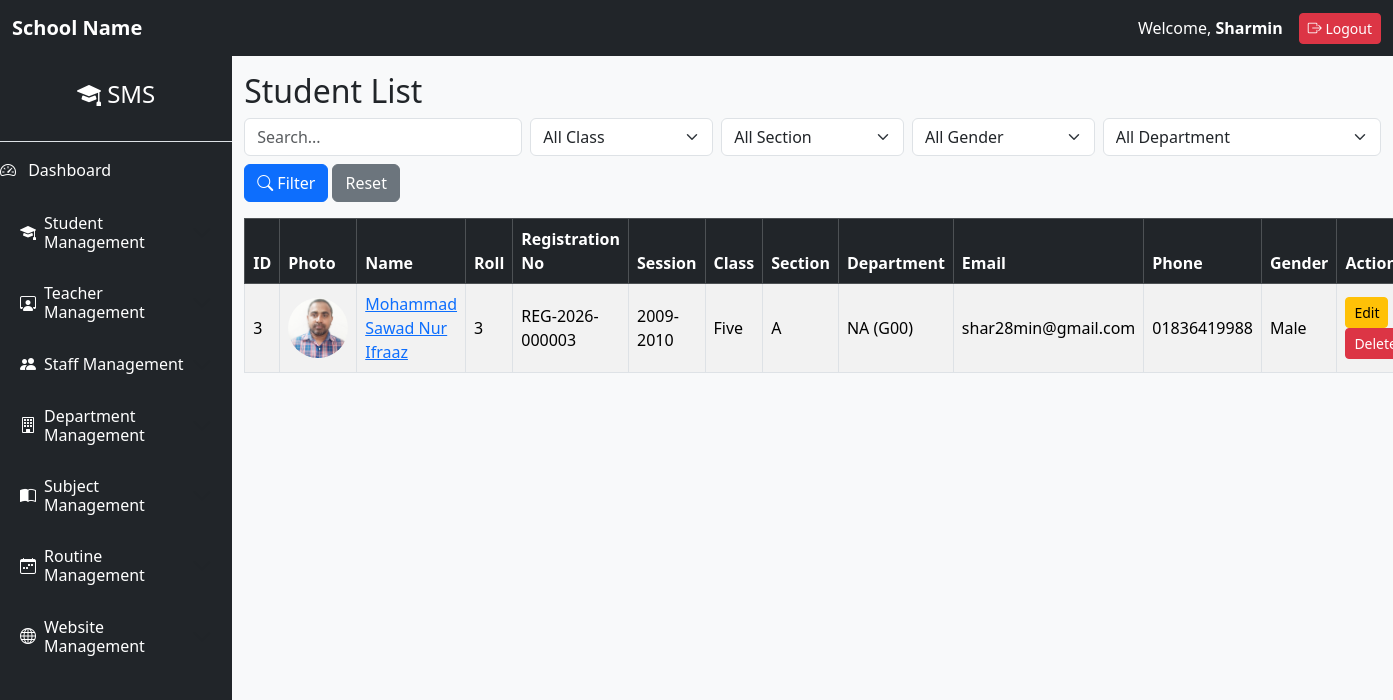
The app's page /students/ (signed in) with its own data.
### members/models.py (models this page shows, shortened)
class Student(models.Model):
    GENDER_CHOICES = [
        ('Male', 'Male'),
        ('Female', 'Female'),
        ('Other', 'Other'),
    ]
    RELIGION_CHOICES = [
        ('Islam', 'Islam'),
        ('Hindu', 'Hindu'),
        ('Buddhist', 'Buddhist'),
        ('Christian', 'Christian'),
        ('Other', 'Other'),
    ]
    created_by = models.ForeignKey(
    settings.AUTH_USER_MODEL,
    on_delete=models.SET_NULL,
    null=True,
    blank=True,
    )
    name = models.CharField(max_length=100)
    roll = models.PositiveIntegerField(
    blank=True,
    null=True,
    )
    registration_no = models.CharField(
    max_length=30,
    unique=True,
    blank=True,
    )
    student_id = models.CharField(
    max_length=20,
    unique=True,
    blank=True,
    editable=False,
    )
    session = models.ForeignKey(
    Session,
    on_delete=models.PROTECT,
    )
    student_class = models.ForeignKey(
    StudentClass,
    on_delete=models.PROTECT,
    )
    section = models.ForeignKey(
    Section,
    on_delete=models.PROTECT,
    )
    department = models.ForeignKey(
    Department,
    on_delete=models.PROTECT
    )
    email = models.EmailField(
    blank=True,
    null=True,
    )
    phone = models.CharField(max_length=11,
                             validators=[RegexValidator(regex=r'^01[3-9]\d{8}$',
                             message='Enter a valid Bangladeshi phone number.'
                              )
                              ]
                              )
    present_address = models.TextField()
    permanent_address = models.TextField()
    father_name = models.CharField(max_length=150)
    mother_name = models.CharField(max_length=150)
    dob = models.DateField()
    religion = models.CharField(
        max_length=20,
        choices=RELIGION_CHOICES
    )
    gender = models.CharField(
        max_length=10,
        choices=GENDER_CHOICES
    )
    blood_group = models.ForeignKey(
        BloodGroup,
        on_delete=models.PROTECT,
        null=True,
     blank=True,
    )
    nationality = models.CharField(
        max_length=50,
        default="Bangladeshi",
    )
    photo = models.ImageField(
        upload_to='student_images/',
        blank=True,
        null=True
    )
    previous_school = models.CharField(
    max_length=200,
    blank=True,
    )
    guardian_name = models.CharField(
    max_length=150,
    )
    guardian_phone = models.CharField(
    max_length=11,
    validators=[
        RegexValidator(
            regex=r"^01[3-9]\d{8}$",
            message="Enter a valid Bangladeshi phone number."
        )
        ]
    )
    guardian_occupation = models.CharField(
    max_length=100,
    blank=True,
    )
    created_at = models.DateTimeField(
    auto_now_add=True,
    )
    updated_at = models.DateTimeField(
    auto_now=True,
    )
    class Meta:
        constraints = [
            models.UniqueConstraint(
            fields=[
                "session",
                "student_class",
                "section",
                "department",
                "roll",
            ],
            name="unique_student_roll",
        )
        ]

### academics/models.py (models this page shows)
class Session(models.Model):
    name = models.CharField(
        max_length=20,
        unique=True,
    )
    is_active = models.BooleanField(
        default=True,
    )
    class Meta:
        ordering = ["-name"]
    def __str__(self):
        return self.name

class StudentClass(models.Model):
    name = models.CharField(
        max_length=30,
        unique=True,
    )
    order = models.PositiveIntegerField()
    class Meta:
        ordering = ["order"]
    def __str__(self):
        return self.name

class Section(models.Model):
    name = models.CharField(
        max_length=10,
        unique=True,
    )
    class Meta:
        ordering = ["name"]
    def __str__(self):
        return self.name

### departments/models.py (models this page shows)
class Department(models.Model):
    name = models.CharField(
        max_length=100,
        unique=True
    )
    department_code = models.CharField(
        max_length=20,
        unique=True
    )
    created_at = models.DateTimeField(
        auto_now_add=True
    )
    updated_at = models.DateTimeField(
        auto_now=True
    )
    def __str__(self):
        return f"{self.name} ({self.department_code})"

### members/views.py (the view, shortened to what this page needs)
# urls.py: path("", views.StudentListView.as_view(), name="student_list"),
class StudentListView(LoginRequiredMixin, PermissionRequiredMixin,BaseListMixin, ListView):
    model = Student
    template_name = 'student_list.html'
    context_object_name = 'students'
    login_url = '/login/'
    permission_required = "members.view_student"
    def get_queryset(self):
        query = self.request.GET.get("q")
        student_class = self.request.GET.get("class")
        section = self.request.GET.get("section")
        gender = self.request.GET.get("gender")
        queryset = Student.objects.all()
        department = self.request.GET.get("department")
        if department:
            queryset = queryset.filter(
            department_id=department
        )
        if gender:
            queryset = queryset.filter(
            gender=gender
        )
        if student_class:
            queryset = queryset.filter(
            student_class=student_class
        )
        if section:
            queryset = queryset.filter(
            section=section
        )
        return queryset.order_by(*self.ordering)
    def get_context_data(self, **kwargs):
        context = super().get_context_data(**kwargs)
        context["classes"] = StudentClass.objects.all()
        context["sections"] = Section.objects.all()
        context["departments"] = Department.objects.all()
        return context

### website/context_processors.py (called while the page is built)
def frontend_context(request):
    navigation_menus = (
        NavigationMenu.objects
        .filter(
            parent__isnull=True,
            is_active=True
        )
        .prefetch_related("children")
        .order_by("order", "name")
    )
    settings = WebsiteSettings.objects.first()
    return {
        "navigation_menus": navigation_menus,
        "school_name": settings.school_name if settings else "",
        "school_logo": settings.logo if settings else None,
    }

### members/templates/student_list.html (shortened to what this page needs)
{% extends 'base.html' %}
{% block content %}
<h2>Student List</h2>
<form method="GET" class="row g-2 mb-3">
    <div class="col-md-3">
        <input
            type="text"
            name="q"
            class="form-control"
            placeholder="Search..."
            value="{{ request.GET.q }}">
    </div>
    <div class="col-md-2">
        <select name="class" class="form-select">
            <option value="">All Class</option>
        </select>
    </div>
    <div class="col-md-2">
        <select name="section" class="form-select">
            <option value="">All Section</option>
        </select>
    </div>
    <div class="col-md-2">
        <select name="gender" class="form-select">
            <option value="">All Gender</option>
        </select>
    </div>
    <div class="col-md-3">
    <select
        name="department"
        class="form-select">
        <option value="">
            All Department
        </option>
    </select>
    </div>
    <div class="col-md-3">
        <button class="btn btn-primary">
            <i class="bi bi-search"></i>
            Filter
        </button>
        <a
            href="{% url 'student_list' %}"
            class="btn btn-secondary">
            Reset
        </a>
    </div>
</form>
<table class="table table-bordered table-striped align-middle">
    <thead class="table-dark">
        <tr>
            <th>ID</th>
            <th>Photo</th>
            <th>Name</th>
            <th>Roll</th>
            <th>Registration No</th>
            <th>Session</th>
            <th>Class</th>
            <th>Section</th>
            <th>Department</th>
            <th>Email</th>
            <th>Phone</th>
            <th>Gender</th>
            <th>Action</th>
        </tr>
    </thead>
    <tbody>
    {% for student in students %}
        <tr>
            <td>{{ student.id }}</td>
            <td>
                {% if student.photo %}
                    <img src="{{ student.photo.url }}"
                         width="60"
                         height="60"
                         class="rounded-circle">
                {% else %}
                    No Photo
                {% endif %}
            </td>
            <td>
                <a href="{% url 'student_detail' student.id %}">
                {{ student.name }}
                </a>
            </td>
            <td>{{ student.roll }}</td>
            <td>{{ student.registration_no }}</td>
            <td>{{ student.session }}</td>
            <td>{{ student.student_class }}</td>
            <td>{{ student.section }}</td>
            <td>{{ student.department }}</td>
            <td>{{ student.email }}</td>
            <td>{{ student.phone }}</td>
            <td>{{ student.gender }}</td>
            <td>
                {% if perms.members.change_student %}
                <a href="{% url 'student_edit' student.id %}" class="btn btn-warning btn-sm">
                    Edit
                </a>
                {% endif %}
                {% if perms.members.delete_student %}
                <a href="{% url 'student_delete' student.id %}" class="btn btn-danger btn-sm">
                  Delete
                </a>
                {% endif %}
            </td>
        </tr>
    {% empty %}
        <tr>
            <td colspan="13" class="text-center text-danger">
                No Student Found.
            </td>
        </tr>
    {% endfor %}
    </tbody>
</table>
{% endblock %}

### core/templates/base.html (shortened to what this page needs)
<!DOCTYPE html>
<html lang="en">
<head>
    <link
        href="https://cdn.jsdelivr.net/npm/bootstrap@5.3.8/dist/css/bootstrap.min.css"
        rel="stylesheet">
    <link
        href="https://cdn.jsdelivr.net/npm/bootstrap-icons@1.13.1/font/bootstrap-icons.css"
        rel="stylesheet">
</head>
<body>
<nav class="navbar navbar-expand-lg navbar-dark bg-dark">
    <div class="container-fluid">
        <a class="navbar-brand fw-bold"
           href="{% url 'student_list' %}">
            School Name
        </a>
        <div class="d-flex align-items-center">
            {% if request.user.is_authenticated %}
                <span class="text-white me-3">
                    Welcome,
                    <strong>{{ request.user.username }}</strong>
                </span>
                <form
                    action="{% url 'logout' %}"
                    method="POST">
                    <button
                        type="submit"
                        class="btn btn-danger btn-sm">
                        <i class="bi bi-box-arrow-right"></i>
                        Logout
                    </button>
                </form>
            {% endif %}
        </div>
    </div>
</nav>
<div class="container-fluid">
    <div class="row">
        {% include "sidebar.html" %}
        <main class="col-md-9 col-lg-10 py-3">
            {% block content %}
            {% endblock %}
        </main>
    </div>
</div>
</body>
</html>

### core/templates/base.html (style rules this page uses)
body { background:#f8f9fa; }

### records on screen
Student: id "3", photo (picture), name "Mohammad Sawad Nur Ifraaz", roll "3", registration_no "REG-2026-000003", session "2009-2010", student_class "Five", section "A", department "NA (G00)", email "shar28min@gmail.com", phone "01836419988", gender "Male"

### other values on screen
{{ request.user.username }} "Sharmin"
